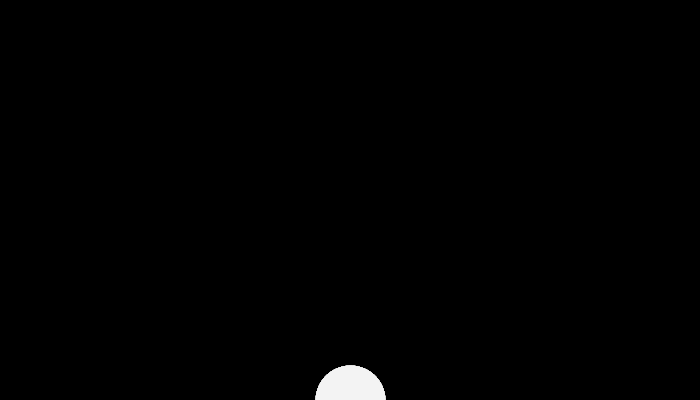
Frame 1 (no input)
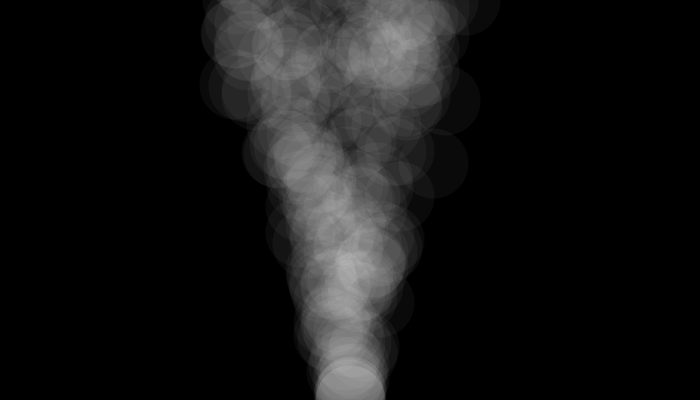
Frame 60 (the mouse pressed at the canvas centre just before this capture)
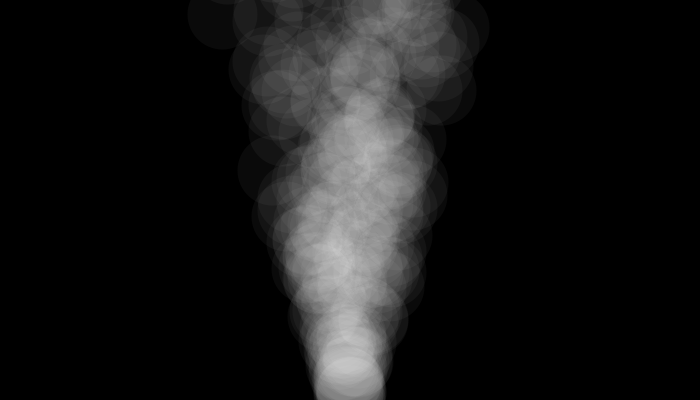
Frame 120 (the mouse held since frame 60 and released just before this capture)

The Processing sketch that drew these frames (run headless with seeded random() and noise(); from frame 60 on, the mouse is pressed at the canvas centre):

// Processing sketch: processing_36279
// ── processing_36279.pde

int NUM = 300;
PVector[] pos;
PVector[] vel;

int[] ttl;

void setup() {
    size(700,400);
    frameRate(25);
    smooth();

    pos = new PVector[NUM];
    vel = new PVector[NUM];
    ttl = new int[NUM];
    for( int i = 0; i < NUM; i++) {
        pos[i] = new PVector(0,0);
        if (i < NUM/2) {
            vel[i] = new PVector(random(-2,2), random(-10,-5));
            ttl[i] = int(random(50,100));
        } else {
            vel[i] = new PVector(0,0);
            ttl[i] = int(random(0,50));
        }
    }
}

void draw() {
    background(0);
    stroke(255,255,255,10);
    strokeWeight(70);

    for( int i = 0; i < NUM; i++) {
        point( pos[i].x + width/2, pos[i].y + height );
    }

    for( int i = 0; i < NUM; i++) {
        pos[i].add( vel[i] );
        ttl[i]--;
        if (ttl[i] < 0) {
            vel[i] = new PVector(random(-2,2), random(-10,-5));
            pos[i] = new PVector(0,0);
            ttl[i] = int(random(50,100));
        }
    }
}
